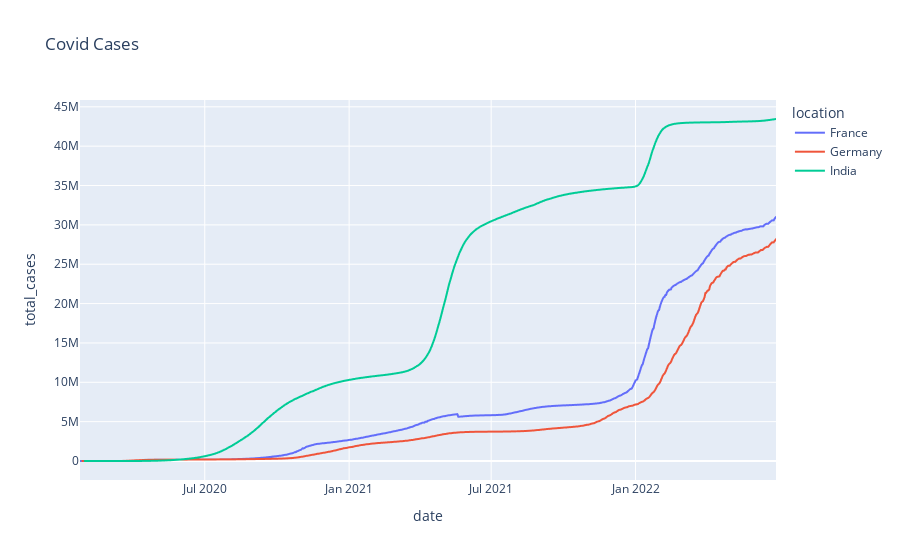

Notebook code for this chart:
### Code cell
fig = px.line(df_my_list, x="date", y= "total_cases",color="location", title= "Covid Cases")
fig.show()

### Figure 1 — Plotly figure (JSON) as saved in the notebook; plotly's stock layout.template omitted (floating-point values rounded to 4 significant figures; data arrays with more than 128 entries replaced by an {"elided": "..."} marker saying what was removed)
{"data": [{"hovertemplate": "location=France<br>date=%{x}<br>total_cases=%{y}<extra></extra>", "legendgroup": "France", "line": {"color": "#636efa", "dash": "solid"}, "marker": {"symbol": "circle"}, "mode": "lines", "name": "France", "showlegend": true, "type": "scattergl", "x": {"elided": "888 str values"}, "xaxis": "x", "y": {"elided": "888 int values"}, "yaxis": "y"}, {"hovertemplate": "location=Germany<br>date=%{x}<br>total_cases=%{y}<extra></extra>", "legendgroup": "Germany", "line": {"color": "#EF553B", "dash": "solid"}, "marker": {"symbol": "circle"}, "mode": "lines", "name": "Germany", "showlegend": true, "type": "scattergl", "x": {"elided": "885 str values"}, "xaxis": "x", "y": {"elided": "885 int values"}, "yaxis": "y"}, {"hovertemplate": "location=India<br>date=%{x}<br>total_cases=%{y}<extra></extra>", "legendgroup": "India", "line": {"color": "#00cc96", "dash": "solid"}, "marker": {"symbol": "circle"}, "mode": "lines", "name": "India", "showlegend": true, "type": "scattergl", "x": {"elided": "882 str values"}, "xaxis": "x", "y": {"elided": "882 int values"}, "yaxis": "y"}], "layout": {"legend": {"title": {"text": "location"}, "tracegroupgap": 0}, "title": {"text": "Covid Cases"}, "xaxis": {"anchor": "y", "domain": [0, 1], "title": {"text": "date"}}, "yaxis": {"anchor": "x", "domain": [0, 1], "title": {"text": "total_cases"}}}}
